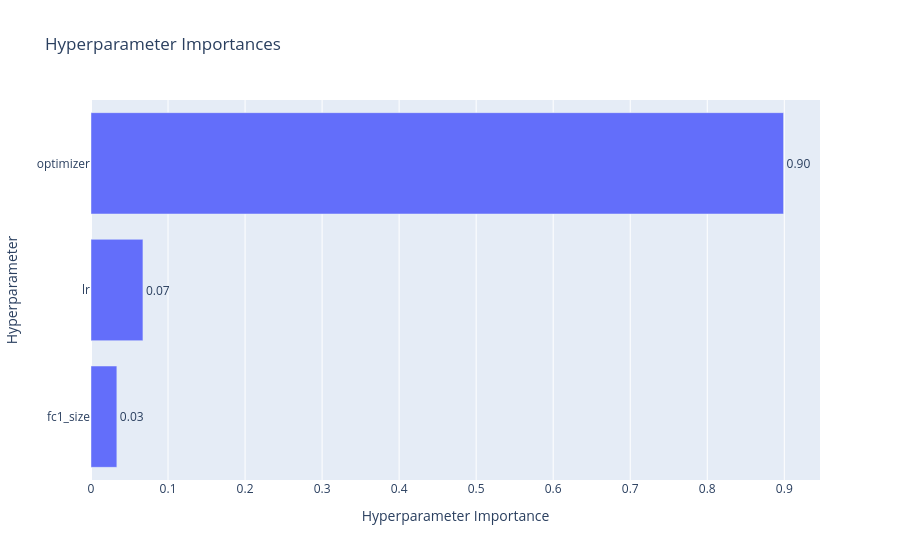

Notebook cell for this chart:
### Code cell
optuna.visualization.plot_param_importances(study).show()

### Figure 1 — Plotly figure (JSON) as saved in the notebook; plotly's stock layout.template omitted (floating-point values rounded to 4 significant figures)
{"data": [{"cliponaxis": false, "hovertemplate": ["fc1_size (IntDistribution): 0.03355277089439429<extra></extra>", "lr (FloatDistribution): 0.06742235270056987<extra></extra>", "optimizer (CategoricalDistribution): 0.8990248764050358<extra></extra>"], "name": "Objective Value", "orientation": "h", "text": ["0.03", "0.07", "0.90"], "textposition": "outside", "type": "bar", "x": [0.03355, 0.06742, 0.899], "y": ["fc1_size", "lr", "optimizer"]}], "layout": {"title": {"text": "Hyperparameter Importances"}, "xaxis": {"title": {"text": "Hyperparameter Importance"}}, "yaxis": {"title": {"text": "Hyperparameter"}}}}
